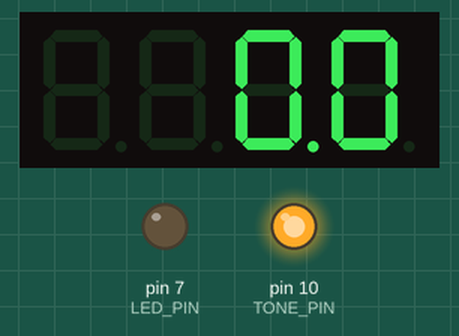
Bench run of a sketch on a simulated Arduino Mega 2560, built with avr-gcc and run on an emulated ATmega2560. Shown: 4-digit seven-segment display, output pins drawn as LEDs (lit = HIGH).

Above: at 2.3 s.
At 14.53 s:
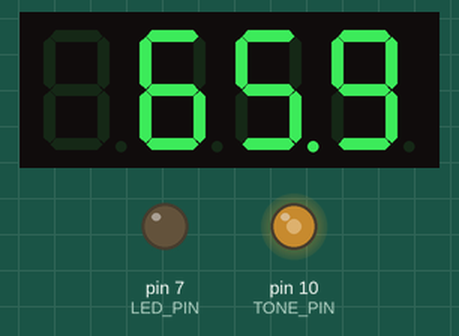
At 28.6 s:
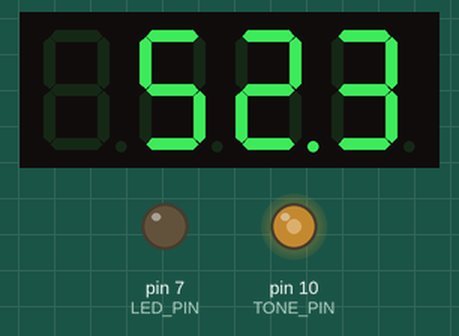
At 39.67 s:
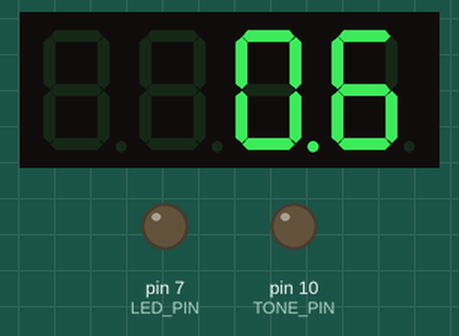
Timing chart, 0 to 40.0 s (numbered marks = the images above):
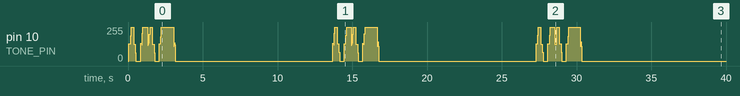

Measured:
- what the display in image 0 shows lasts 0.8 s, from 2.2 s to 3.0 s

The sketch:

DEMO_5.ino
```cpp
/*
* University of Washington
* ECE 474,  7/18/23
* Jason Bentley
*
* Lab 3 - DEMO 5
*
* Acknowledgments: LAB 3 starter code from Sep Makhsous
*/

//include the SevSeg library for controlling the 7-segment display
#include "SevSeg.h"

// Define necessary variables and constants
#define LED_PIN  7
#define TONE_PIN 10

//define max size of task struct array
#define MAX_PROCESSES 2

//define the possible states a task can have
#define READY 1
#define DEAD  2

//define the notes for the tune
#define NOTE_E 659
#define NOTE_C 523
#define NOTE_G 784
#define NOTE_g 392
#define NOTE_R 0

//define specefic elements in the deadTaskList that will hold respective tasks
#define REVIVE_SEVSEG_TASK    &deadTaskList[0]
#define REVIVE_PLAY_SPEAKER_TASK &deadTaskList[1]

//define specefic elements in the processList that will hold respective tasks
#define KILL_SEVSEG_TASK    &processList[0]
#define KILL_PLAY_SPEAKER_TASK &processList[1]

//100ms -> based on experimentation, the length of time each note should play
#define NOTE_TIME   333 //100ms

long tune_timer   = 0; //counter to store length of time which speaker has been in a particular state
int tune_elem     = 0; //counter to store the the position of the current note in the mario[] array
int tune_state    = 0; //counter to store the current state of the speaker
int note_timer    = 0; //counter to store the length of time which a note has been playing

int currentTask   = 0; //an int to hold the position of the current running task in the array

int sevSeg_Counter = 0; //a counter to hold the value from which sevseg display will decrement from
                        //value is set in sevseg task

int mario[] = {NOTE_E, NOTE_R, NOTE_E, NOTE_R, NOTE_R, NOTE_E, NOTE_R, NOTE_R, NOTE_C, NOTE_R,
              NOTE_E, NOTE_R, NOTE_R, NOTE_G, NOTE_R, NOTE_R, NOTE_R, NOTE_R, NOTE_R, NOTE_g,
              NOTE_R};


//A struct that defines the template of characteristics for one task
struct TCB {
  int pid;           //integer of the process ID
  void* function;    //the function of the process
  int state;         //state of the process
  char name;         //name of the struct
  int taskRunAmount; //integer to keep track of the times it has run
} TCB_struct;        // name given to the TCB struct

static struct TCB processList[MAX_PROCESSES]; //struct array to control READY/RUNNING tasks
static struct TCB deadTaskList[MAX_PROCESSES]; //struct array to control DEAD tasks

SevSeg sevseg; //Initialize a sevseg object


void setup() {
  // Initialize the required pins as output
  pinMode(LED_PIN,  OUTPUT);
  pinMode(TONE_PIN, OUTPUT);

  //setup the sevseg intilization variables
  byte numDigits = 4;
  byte digitPins[] = {23, 22, 24, 25}; //Digits: 1,2,3,4 <--put one resistor (ex: 220 Ohms, or 330 Ohms, etc, on each digit pin)
  byte segmentPins[] = {47, 2, 52, 51, 50, 49, 53}; //Segments: A,B,C,D,E,F,G,Period
  bool resistorsOnSegments = false; // 'false' means resistors are on digit pins
  byte hardwareConfig = COMMON_CATHODE; // See README.md for options
  bool updateWithDelays = false; // Default 'false' is Recommended
  bool leadingZeros = false; // Use 'true' if you'd like to keep the leading zeros
  bool disableDecPoint = true; // Use 'true' if your decimal point doesn't exist or isn't connected

  //initilaize the sevseg diplay
  sevseg.begin(hardwareConfig, numDigits, digitPins, segmentPins, resistorsOnSegments,
  updateWithDelays, leadingZeros, disableDecPoint);

  // Initialize characteristics of tasks in your processList array
  processList[0].pid           = 0;
  processList[0].function      = sevSegCounter;
  processList[0].state         = READY;
  processList[0].name          = 'a';
  processList[0].taskRunAmount = 0;

  processList[1].pid           = 1;
  processList[1].function      = playSpeaker;
  processList[1].state         = READY;
  processList[1].name          = 'b';
  processList[1].taskRunAmount = 0;
}


void loop() {
    scheduler();
}


/**************************************************
 * void playSpeaker()
 *
 *    Arduments - no arguments
 *
 *    Returns - no returns, this is a void function
 *
 *    This function calculates the half-period of a given frequency
 *    in the mario[] array. It then itterates through this array
 *    and plays each note for a NOTE_TIME amount of time. After all
 *    of the notes are played there is a hardcoded 4sec pause.
 *
 *    Acknowledgments: N/A
 */
void playSpeaker() {
  //calculate the half period of a frequency
  int period_half = 5000/(mario[tune_elem] + 1);

  //if the speaker is off
  if(tune_state == LOW && tune_timer == period_half && tune_elem != 21 && note_timer != NOTE_TIME){
    digitalWrite(TONE_PIN, HIGH);
    tune_timer = 0;
    tune_state = HIGH;
  }

  //if the speakers it on
  else if(tune_state == HIGH && tune_timer == period_half && tune_elem != 21 && note_timer != NOTE_TIME){
    digitalWrite(TONE_PIN, LOW);
    tune_timer = 0;
    tune_state = LOW;
  }

  //increment to next note if current note has played for NOTE_TIME amount of time
  else if(note_timer == NOTE_TIME && tune_elem != 21){
    tune_elem++;
    note_timer = 0;
    tune_timer = 0;
  }

  //if all notes have been played wait 4sec, then go back to beginning of tune[] array
  else if(tune_elem == 21 && tune_timer == 40000){
    tune_elem = 0;
    tune_timer = 0;
    note_timer = 0;
  }

  //kill the current task
  task_self_quit();

  //if the next ask is DEAD, revive it
  if(processList[0].function == 0){
    task_start(REVIVE_SEVSEG_TASK);
  }

  //increment internal timers
  tune_timer++;
  note_timer++;
}


/**************************************************
 * void function_ptr(function pointer)
 *
 *    Argument 1 - the function being pointed to
 *
 *    Returns - no returns, this is a void function
 *
 *    This function serves as a function pointer to any given task to execute
 *
 *    Acknowledgments: LAB 3 starter code
 */
void function_ptr(void* function()){
    function();
}


/**************************************************
 * void task_self_quit()
 *
 *    Arguments - no arguments
 *
 *    Returns - no returns, this is a void function
 *
 *    This function allows a task to terminate itself by manipulating its TCB
 *    A task can call this function to change its own status to DEAD and remove itself
 *    from the tcbList.
 *
 *    Acknowledgments: LAB 3 starter code
 */
void task_self_quit(){
  //set the state of the current task to DEAD
  processList[currentTask].state = DEAD;

  //if the current task is sevseg move the task to deadTaskList
  //and replace all values in processList[0] with NULL
  if (processList[currentTask].pid == 0){
    deadTaskList[0] = *KILL_SEVSEG_TASK;
    memset(&processList[0], 0, sizeof(processList[0]));
    return;
  }

  //if the current task is playSpeajer move the task to deadTaskList
  //and replace all values in processList[1] with NULL
  if (processList[currentTask].pid == 1){
    deadTaskList[1] = *KILL_PLAY_SPEAKER_TASK;
    memset(&processList[1], 0, sizeof(processList[currentTask]));
    return;
  }
}


/**************************************************
 * void task_start(TCB*)
 *
 *    Arguments - pointer to task control block struct
 *
 *    Returns - no returns, this is a void function
 *
 *    This function allows a task to start up another task
 *    A task can call this function to change the status of a DEAD task to READY,
 *    effectively "reviving" the task.
 *
 *    Acknowledgments: LAB 3 starter code
 */
void task_start(TCB* task) {
  //change teh DEAD task's state to ready and increment taskRunAmount
  task->state = READY;
  task->taskRunAmount++;

  //if the task is sevseg move the task to processList[0]
  //and replace all values in deadTaskList[0] with NULL
  if (task == REVIVE_SEVSEG_TASK){
    processList[0] = *task;
    memset(REVIVE_SEVSEG_TASK, 0, sizeof(deadTaskList[0]));
    return;
  }

  //if the task is playSpeaker move the task to processList[0]
  //and replace all values in deadTaskList[0] with NULL
  if (task == REVIVE_PLAY_SPEAKER_TASK){
    processList[1] = *task;
    memset(REVIVE_PLAY_SPEAKER_TASK, 0, sizeof(deadTaskList[1]));
    return;
  }
}


/**************************************************
 * void scheduler()
 *
 *    Arguments - no arguments
 *
 *    Returns - no returns, this is a void function
 *
 *    This function allows for tasks to be processed and executed
 *    This function will be called in the loop() function. It should check the status of
 *    each task in the tcbList and decide which one to run next, updating currentTaskIndex
 *    accordingly.
 *
 *    Acknowledgments: LAB 3 starter code
 */
void scheduler(){
  //increment to the next task
  currentTask++;

  // resets currentTask to beginning of processList
  if ((currentTask == MAX_PROCESSES)){
    currentTask = 0;
  }

  // otherwise sets task to new task
  // when task is in ready state, execute
  if (processList[currentTask].state == READY) {
    function_ptr(processList[currentTask].function);
  }
}


/**************************************************
 * void sevSegCounter()
 *
 *    Argument - no arguments
 *
 *    Returns - no returns, this is a void function
 *
 *    If there is a note playing then this task will display the
 *    frequency of that note on the sevseg counter. If there is no note
 *    playing then this tasks uses the tune timer to decrement the sevSeg_Counter
 *    every 100ms, and then displays this value on the sevseg display. Once
 *    sevSeg_counter reaches zero, the tune will play again.
 */
void sevSegCounter(){
  //if the tune has NOT completed playing yet
  if (tune_elem != 21){
    sevSeg_Counter = 41;
    sevseg.setNumber(mario[tune_elem], 1); //display the frequency of the current note being played

  //if the tune HAS completed playing
  } else if (tune_elem == 21){
    if (tune_timer == 0){
      sevseg.setNumber(sevSeg_Counter, 1);
    }else if (tune_timer % 1000 == 0) {    //every 100ms decrement sevSeg_Counter and display new value
      sevSeg_Counter--;
      sevseg.setNumber(sevSeg_Counter, 1);
    }
  }

  sevseg.refreshDisplay();

  //kill the current task
  task_self_quit();

  //if the next task is DEAD, revive it
  if(processList[1].function == 0){
    task_start(REVIVE_PLAY_SPEAKER_TASK);
  }

}
```
